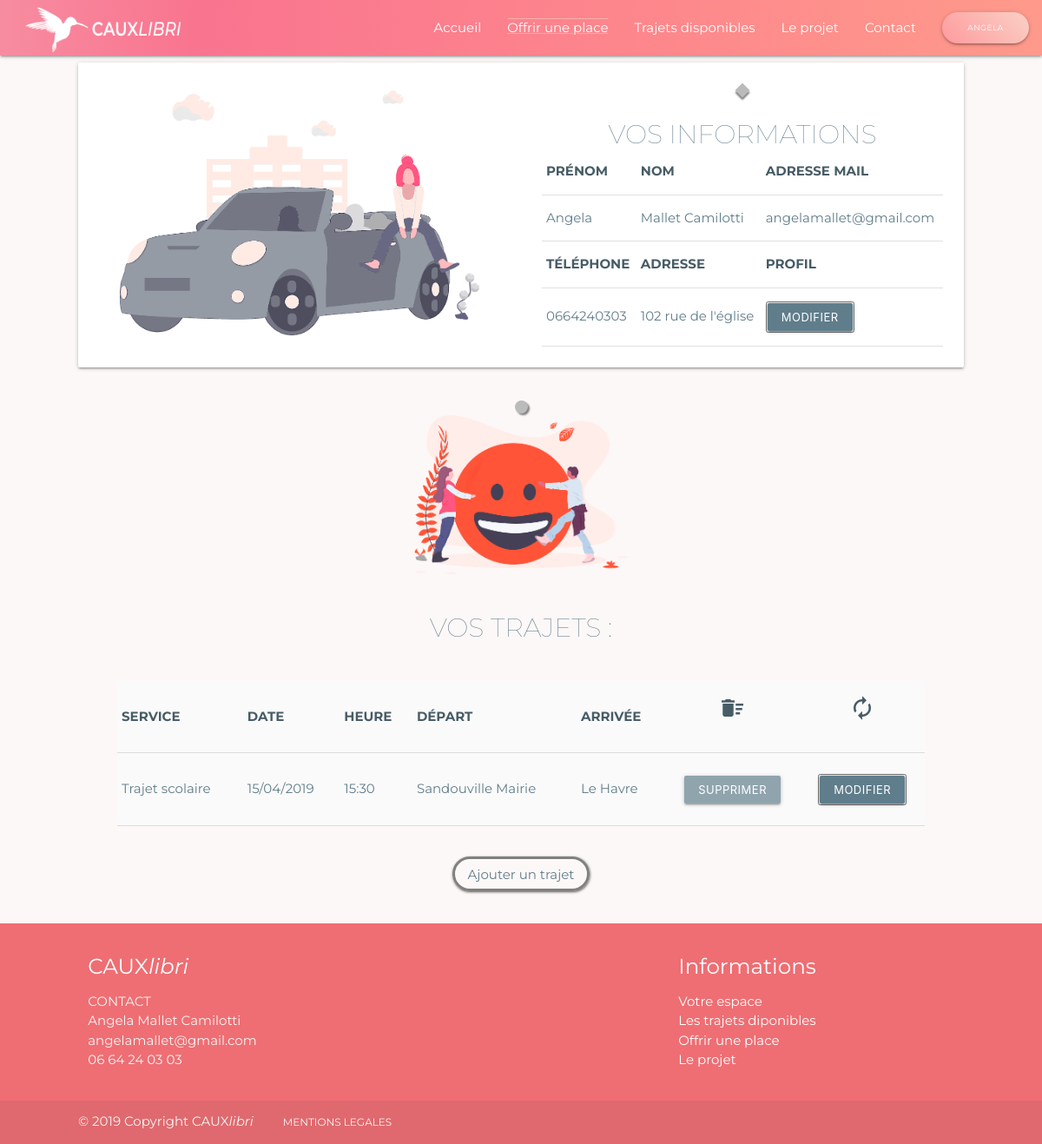
Page /user-infosBis.php (signed in) on the committed database.
### tables this page shows
CREATE TABLE `fluo_transports` (
  `id_transports` int(11) NOT NULL,
  `place` tinyint(4) DEFAULT NULL,
  `date` date NOT NULL,
  `hour` time NOT NULL,
  `id_types` int(11) NOT NULL,
  `id_users` int(11) NOT NULL,
  `id_location_choice_start` int(11) NOT NULL,
  `id_location_choice_end` int(11) NOT NULL
);

CREATE TABLE `fluo_types` (
  `id_types` int(11) NOT NULL,
  `typesName` varchar(50) NOT NULL
);

CREATE TABLE `fluo_location_choice` (
  `id_location_choice` int(11) NOT NULL,
  `location_choice_name` varchar(150) NOT NULL
);

### controllers/controllerUserLoginTrajetBis.php (called while the page is built, shortened)
<?php
require_once 'models/modelDatabase.php';
require_once 'models/modelTransports.php';
$trajetUserObj = new transports();
if (isset($_SESSION['id_users'])) {
    $trajetUserObj->id_users = $_SESSION['id_users'];
    $arraytrajetUser = $trajetUserObj->userTrajetsInfos();
}

### models/modelDatabase.php (called while the page is built, shortened)
<?php
class database {
    public function __construct(){
        try {
            $this->database = new PDO('mysql:host=localhost;dbname=fluo_colibri;charset=utf8', 'pda', 'pda', array(PDO::ATTR_ERRMODE => PDO::ERRMODE_WARNING));
        } catch (Exception $error) {
            die('Erreur de connexion ' . $error->getMessage());
        }
    }
}
?>

### models/modeltransports.php (called while the page is built, shortened)
<?php
class transports extends database
{
    public $id_users;
    public function userTrajetsInfos()
    {
        $query = ('SELECT `fluo_transports`.`id_transports`, `fluo_types`.`typesName`, `fluo_location_choice_aller`.`location_choice_name` AS
         `location_choice_name_aller`, `fluo_location_choice_retour`.`location_choice_name` AS
         `location_choice_name_retour`, DATE_FORMAT( `fluo_transports`.`date`, "%d/%m/%Y") AS `date`, DATE_FORMAT(`fluo_transports`.`hour`, "%H:%i") AS `hour`,`fluo_transports`.`id_users` FROM
          `fluo_transports` INNER JOIN `fluo_types` ON `fluo_transports`.`id_types` = `fluo_types`.`id_types`
          INNER JOIN `fluo_location_choice` AS `fluo_location_choice_aller`
          ON `fluo_transports`.`id_location_choice_start` = `fluo_location_choice_aller`.`id_location_choice`
          INNER JOIN `fluo_location_choice` AS `fluo_location_choice_retour`
          ON `fluo_transports`.`id_location_choice_end` = `fluo_location_choice_retour`.`id_location_choice`
          WHERE id_users=:id_users;');
        $resultTrajets = $this->database->prepare($query);
        $resultTrajets->bindValue(':id_users', $this->id_users, PDO::PARAM_INT);
        $resultTrajets->execute();
        $arraytrajetUser = $resultTrajets->fetchAll(PDO::FETCH_OBJ);
        return  $arraytrajetUser;
    }
}

### user-InfosBis.php (the view, shortened to what this page needs)
<?php
require_once 'controllers/controllerUserLoginTrajetBis.php';
?>
<!DOCTYPE html>
<html lang="fr">
<head>
    <link rel="stylesheet" href="https://cdnjs.cloudflare.com/ajax/libs/materialize/1.0.0/css/materialize.min.css">
    <link rel="stylesheet" href="animate.min.css">
    <link rel="stylesheet" href="assets/css/style.css" />
</head>
<body>
    <header>
        <?php include 'nav.php'; ?>
    </header>
    <div class="container">
            <div class="card horizontal">
                <div class="card-image">
                    <img class="responsive-img hide-on-small-only" src="assets/car.png" width="200" height="200">
                </div>
                <div class="card-stacked">
                <div class="row  center-align">
                    <div class="col s12 m12 l12">
                        <span class="dotdot2"></span>
                            </div>
                        </div>
                    <div class="card-content">
                        <h1 class="formTitle center-align blue-grey-text text-blue-grey darken-3">Vos informations</h1>
                        <div class="col s12 m12 l12">
                            <table class="responsive-table"">
                                <thead class="highlight blue-grey-text text-blue-grey darken-3">
                                    <tr>
                                        <th>PRÉNOM</th>
                                        <th>NOM</th>
                                        <th>ADRESSE MAIL</th>
                                    </tr>
                                </thead>
                                <tbody class="highlight blue-grey-text text-blue-grey darken-3">
                                    <tr>
                                        <td><?=isset($_SESSION['firstName']) ? $_SESSION['firstName'] : ''; ?></td>
                                        <td><?=isset($_SESSION['lastName']) ? $_SESSION['lastName'] : ''; ?></td>
                                        <td><?=isset($_SESSION['email']) ? $_SESSION['email'] : ''; ?></td>
                                    </tr>
                                </tbody>
                                <thead class="highlight blue-grey-text text-blue-grey darken-3">
                                    <tr>
                                        <th>TÉLÉPHONE</th>
                                        <th>ADRESSE</th>
                                        <th>PROFIL</th>
                                    </tr>
                                </thead>
                                <tbody class="highlight blue-grey-text text-blue-grey darken-3">
                                    <tr>
                                        <td><?=isset($_SESSION['tel']) ? $_SESSION['tel'] : ''; ?></td>
                                        <td><?=isset($_SESSION['address']) ? $_SESSION['address'] : ''; ?></td>
                                        <td><button><a href="accountuserModif.php" class="waves-effect waves-light btn-small white-text blue-grey">Modifier</a></button></td>
                                    </tr>
                                </tbody>
                            </table>
                        </div>
                        </div>
                    </div>
                        </div>
                            <div class="card-stacked">
                            <div class="row center-align">
                        <div class="col s12 m12 l12">
                        </div>
                        <div class="col s12 m12 l12">
                        <img class="responsive-img" src="assets/undraw_smiley_face_lmgm.png" width="300" height="300">
                        </div>
                 </div>
                       <h1 class="formTitle center-align blue-grey-text text-blue-grey darken-3">Vos Trajets : </h1>
                              <div class="col s12 m12 l12 forecast3">
                        <?php
if (!empty($arraytrajetUser)) {
    ?>
                       <table class="responsive-table">
                                            <thead class="highlight blue-grey-text text-blue-grey darken-3">
                                                <tr>
                                                    <th>SERVICE</th>
                                                    <th>DATE</th>
                                                    <th>HEURE</th>
                                                    <th>DÉPART</th>
                                                    <th>ARRIVÉE</th>
                                                    <th class="center-align"><i class="small material-icons">delete_sweep</i></th>
                                                    <th class="center-align"><i class="small material-icons">autorenew</i></th>
                                                </tr>
                                            </thead>
                                            <tbody class="highlight blue-grey-text text-blue-grey darken-3">
                                            <?php
    foreach ($arraytrajetUser as $rowUserTrajets) {
        ?>
                                                <tr>
                                                    <td><?=$rowUserTrajets->typesName; ?></td>
                                                    <td><?=$rowUserTrajets->date; ?></td>
                                                    <td><?=$rowUserTrajets->hour; ?></td>
                                                    <td><?=$rowUserTrajets->location_choice_name_aller; ?></td>
                                                    <td><?=$rowUserTrajets->location_choice_name_retour; ?></td>
                                                    <td class="center-align">
                                                        <form method="post" action="">
                                                            <button class="waves-effect waves-light btn-small white-text  blue-grey lighten-2" type="submit" name="deleteTrajet" value="<?=$rowUserTrajets->id_transports; ?>">Supprimer</button>
                                                        </form>
                                                    <td class="center-align"><button><a href="TrajetFormModif.php?id_transports=<?=$rowUserTrajets->id_transports; ?>"
                                                                class="waves-effect waves-light btn-small white-text blue-grey">Modifier</a></button>
                                                    </td>
                                                </tr>
                                            <?php
    } ?>
                                        </table>
<?php
}?>
                                    </div>
 <div class="card-action center-align" id="paddingBtnAddOnUserInfosBis">
                                    <a id="btnHrefUserInfos" class="blue-grey-text text-blue-grey darken-3" href="TrajetForm.php">Ajouter un trajet</a>
                                </div>
                            </div>
        </div>
    <?php include 'footer.php'; ?>
</body>
</html>

### nav.php (shortened to what this page needs)
                  <?php if (!isset($_SESSION['id_users'])) {
    ?>
                       <div class="navbar-fixed hide-on-med-and-down">
    <nav>
        <div class="nav-wrapper">
            <a href="index.php" class="brand-logo hide-on-med-and-down"><img id="navLogo" src="assets/logoCo.png" alt="Logo de Cauxlibri" /></a>
            <ul class="right">
                <li class="active"><li><a href="index.php" class="white-text  hide-on-med-and-down">Accueil</a></li>
                <li><a href="leProjet.php" class="white-text">Le projet</a></li>
                <li><a href="#contact" class="white-text">Contact</a></li>
                <a id="btnNameNavbar2" class='dropdown-trigger btn blue-grey accent-1  center-align' data-target='dropdown1'><i class="large material-icons">account_circle</i></a>
                <ul id='dropdown1' class='dropdown-content'>
                <li><a class=" blue-grey-text accent-1 center-align" href="index.php?openRegistration">Inscription</a></li>
                        <li><a class=" blue-grey-text accent-1 center-align" href="userLogin.php">Connexion</a></li>
                        </ul>
        </div>
    </nav>
</div>
                    <?php
} else {
        ?>
                    <div class="navbar-fixed hide-on-med-and-down">
    <nav>
        <div class="nav-wrapper">
            <a href="index.php" class="brand-logo hide-on-med-and-down"><img id="navLogo" src="assets/logoCo.png" alt="Logo de Cauxlibri" /></a>
            <ul class="right">
                <li class="active"><li><a href="index.php" class="white-text  hide-on-med-and-down">Accueil</a></li>
                <li><a href="TrajetForm.php" class="white-text spinner">Offrir une place</a></li>
                <li><a href="liste-trajetsBis.php" class="white-text ">Trajets disponibles</a></li>
               <li><a href="leProjet.php" class="white-text">Le projet</a></li>
                <li><a href="#contact" class="white-text">Contact</a></li>
                <a id="btnNameNavbar" class="dropdown-trigger btn blue-grey accent-1 center-align" data-target= "dropdown1" ><?=isset($_SESSION['firstName']) ? $_SESSION['firstName'] : ''; ?></a>
        </div>
    </nav>
</div>
                    <?php
    }?>

### footer.php
                    <?php if (!isset($_SESSION['id_users'])) {
    ?>
        <footer class="page-footer">
              <div class="container">
                <div class="col s12 m6 l6">
                <a class="grey-text text-lighten-4" href="mailto:angelamallet@gmail.com">© 2019 Copyright CAUX<i>libri</i></a>
                <a class="grey-text text-lighten-4 legal" href="https://www.generer-mentions-legales.com/monfichier-qt8xyjnx1b99weizb3wb1c0d5bfo0b.html">MENTIONS LEGALES</a>
</div>
               </div>
        </footer>
		<?php
} else {
        ?>
<footer class="page-footer">
            <div class="container">
                <div class="row">
                    <div class="col l6 s12">
                        <h5 class="white-text">CAUX<i>libri</i></h5>
                        <ul>
                            <li id="contact" class="grey-text text-lighten-4">CONTACT</li>
                            <li class="grey-text text-lighten-4">Angela Mallet Camilotti</li>
                            <li><a class="grey-text text-lighten-4" href="mailto:angelamallet@gmail.com">angelamallet@gmail.com</a></li>
                            <li class="grey-text text-lighten-4">06 64 24 03 03</li>
                        </ul>
                    </div>
                    <div class="col l4 offset-l2 s12">
                        <h5 class="white-text">Informations</h5>
                        <ul>
                            <li><a class="white-text text-lighten-3" href="user-infosBis.php">Votre espace</a></li>
                            <li><a class="white-text text-lighten-3" href="liste-trajetsBis.php">Les trajets diponibles</a></li>
                            <li><a class="white-text text-lighten-3" href="TrajetForm.php">Offrir une place</a></li>
                            <li><a class="white-text text-lighten-3" href="leProjet.php">Le projet</a></li>
                        </ul>
                    </div>
                </div>
            </div>
            <div class="footer-copyright">
                <div class="container">
                <a class="grey-text text-lighten-4" href="mailto:angelamallet@gmail.com">© 2019 Copyright CAUX<i>libri</i></a>
                <a class="grey-text text-lighten-4 legal" href="https://www.generer-mentions-legales.com/monfichier-qt8xyjnx1b99weizb3wb1c0d5bfo0b.html">MENTIONS LEGALES</a>
                </div>
            </div>
        </footer>
<?php
    }?>

### assets/css/style.css (style rules this page uses)
body { font-family: 'Montserrat', sans-serif; background-color: #fcf8f7; }
img, table, td, blockquote, code, pre, textarea, input, iframe, object, embed, video { max-width: 100%; }
#btnNameNavbar { font-size: .6rem; background-image: linear-gradient(45deg, rgb(255, 154, 158) 0%, rgb(250, 208, 196) 99%, rgb(250, 208, 196) 100%); -webkit-border-radius: 50px; -moz-border-radius: 50px; border-radius: 50px; }
.spinner { text-decoration: underline overline rgb(245, 175, 173); }
h1 { text-transform: uppercase; font-weight: 100; font-size: 2em; }
nav { background-image: linear-gradient(to right, #f78ca0 0%, #f9748f 19%, #fd868c 60%, #fe9a8b 100%); }
#navLogo { margin-left: 25px; margin-top: -4px; height: 77px; width: 190px; }
[data-target] { width: 100px; }
button { padding: 0px; }
.forecast3 { margin: 3rem; background-color: rgb(250, 250, 250); font-size: 1rem; line-height: 3.5em; }
.legal { font-size: 0.8rem; margin-left: 2rem; }
#btnHrefUserInfos { border-radius: 3rem; border: .2rem grey solid; padding: .5rem 1rem 0.5rem 1rem; box-shadow: .5px 1px 3px rgb(90, 90, 85); }
th { color: rgb(71, 92, 102); }
.formTitle { margin: 0; }
#paddingBtnAddOnUserInfosBis { padding-bottom: 3rem; }
.dotdot2 { height: 12px; width: 12px; background-color: rgb(187, 187, 187); box-shadow: 2px 2px 2px grey; display: inline-block; margin-bottom: -1.5rem; -ms-transform: rotate(45deg); -moz-transform: rotate(45deg); -webkit-transform: rotate(45deg); -o-transform: rotate(45deg); }
.card.horizontal .card-image { height: 30%; }
@media only screen and (min-width: 993px) { .container { width: 85%; } }

### rows in the picture
fluo_transports: id_types.typesName "Trajet scolaire", date "15/04/2019", hour "15:30", id_location_choice_start.location_choice_name "Sandouville Mairie", id_location_choice_end.location_choice_name "Le Havre", $rowUserTrajets->id_transports 75 (drawn)

### other values in the picture
$_SESSION['firstName'] "ANGELA"
$_SESSION['firstName'] "Angela"
$_SESSION['lastName'] "Mallet Camilotti"
$_SESSION['email'] "angelamallet@gmail.com"
$_SESSION['tel'] "0664240303"
$_SESSION['address'] "102 rue de l'église"
